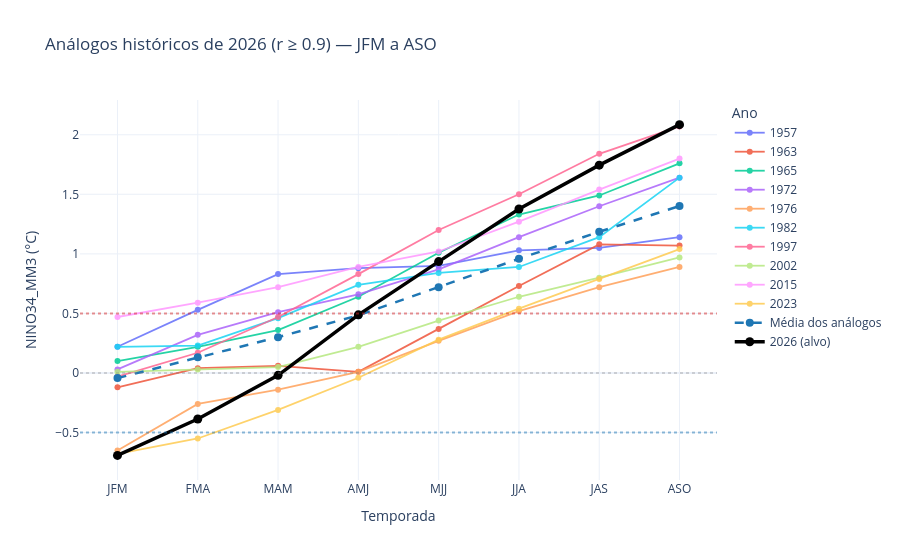

The code cell stored with this chart in its notebook:
### Markdown cell above
<h3>10. Seleção final dos análogos</h3>

Aplicamos filtros para ficar apenas com anos que:
- têm alta correlação com 2026 (**r ≥ 0.90**),
- têm RMSE baixo (**≤ 0.75**),
- têm pouca divergência trimestral (**≤ 5 trimestres**),
- têm amplitude mínima (**≥ 0.60**) — evita anos muito "achatados",
- têm ASO observado suficientemente alto (**≥ 0.79 °C**).

Esses são os análogos que alimentarão a regressão ASO → SON/OND/NDJ.

### Code cell
# ============================================================
# 10. Filtro dos análogos
# ============================================================
LIMIAR_CORR  = 0.900
LIMIAR_RMSE  = 0.750
LIMIAR_TRIM  = 5
LIMIAR_AMPL  = 0.60
LIMIAR_ASO   = 0.79
ultima_seas = ordem_seas[-1]

df_analogos = (
    df_rank[
        (df_rank["Correlacao"]       >= LIMIAR_CORR) &
        (df_rank["RMSE"]             <= LIMIAR_RMSE) &
        (df_rank["trim_divergente"]  <= LIMIAR_TRIM) &
        (df_rank["Amplitude"]        >= LIMIAR_AMPL) &
        (df_rank[ultima_seas]        >= LIMIAR_ASO)
    ]
    .sort_values("RMSE")
    .reset_index(drop=True)
)

print(f"Análogos selecionados: {len(df_analogos)}")
print(df_analogos[["Ano", "RMSE", "Correlacao", "Amplitude", "trim_divergente", ultima_seas]].to_string(index=False))

# ============================================================
# 10.1 Plot: análogos + média + 2026
# ============================================================
mat_med = df_analogos[ordem_seas].values.astype(float)
media_an = mat_med.mean(axis=0)

fig = go.Figure()

for _, row in df_analogos.sort_values("Ano").iterrows():
    seq = [row[t] for t in ordem_seas]
    fig.add_trace(go.Scatter(
        x=ordem_seas, y=seq,
        mode="lines+markers",
        name=f'{int(row["Ano"])}',
        line=dict(width=1.8),
        opacity=0.85,
        hovertemplate=(
            f'<b>{int(row["Ano"])}</b><br>'
            '%{x} = %{y:.3f}<br>'
            f'Correlação: {row["Correlacao"]:.3f}<br>'
            f'RMSE: {row["RMSE"]:.3f}'
            '<extra></extra>'
        ),
    ))

fig.add_trace(go.Scatter(
    x=ordem_seas, y=media_an,
    mode="lines+markers",
    name="Média dos análogos",
    line=dict(width=2.5, color="#1f77b4", dash="dash"),
    marker=dict(size=8, color="#1f77b4"),
))

fig.add_trace(go.Scatter(
    x=ordem_seas, y=y_2026,
    mode="lines+markers",
    name="2026 (alvo)",
    line=dict(width=3.5, color="#000000"),
    marker=dict(size=9, color="#000000"),
))

fig.add_hline(y= 0.5, line_dash="dot", line_color="#d62728", opacity=0.5)
fig.add_hline(y=-0.5, line_dash="dot", line_color="#1f77b4", opacity=0.5)
fig.add_hline(y= 0,   line_dash="dot", line_color="#7f7f7f", opacity=0.3)

fig.update_layout(
    title=f"Análogos históricos de 2026 (r ≥ {LIMIAR_CORR}) — JFM a ASO",
    xaxis_title="Temporada",
    yaxis_title="NINO34_MM3 (°C)",
    template="plotly_white",
    hovermode="closest",
    legend_title="Ano",
)
fig.show()

### Figure 1 — Plotly figure (JSON) as saved in the notebook; plotly's stock layout.template omitted (floating-point values rounded to 4 significant figures)
{"data": [{"hovertemplate": "<b>1957</b><br>%{x} = %{y:.3f}<br>Correlação: 0.910<br>RMSE: 0.711<extra></extra>", "line": {"width": 1.8}, "mode": "lines+markers", "name": "1957", "opacity": 0.85, "type": "scatter", "x": ["JFM", "FMA", "MAM", "AMJ", "MJJ", "JJA", "JAS", "ASO"], "y": [0.22, 0.53, 0.83, 0.88, 0.9, 1.03, 1.05, 1.14]}, {"hovertemplate": "<b>1963</b><br>%{x} = %{y:.3f}<br>Correlação: 0.945<br>RMSE: 0.608<extra></extra>", "line": {"width": 1.8}, "mode": "lines+markers", "name": "1963", "opacity": 0.85, "type": "scatter", "x": ["JFM", "FMA", "MAM", "AMJ", "MJJ", "JJA", "JAS", "ASO"], "y": [-0.12, 0.04, 0.06, 0.01, 0.37, 0.73, 1.08, 1.07]}, {"hovertemplate": "<b>1965</b><br>%{x} = %{y:.3f}<br>Correlação: 0.995<br>RMSE: 0.409<extra></extra>", "line": {"width": 1.8}, "mode": "lines+markers", "name": "1965", "opacity": 0.85, "type": "scatter", "x": ["JFM", "FMA", "MAM", "AMJ", "MJJ", "JJA", "JAS", "ASO"], "y": [0.1, 0.22, 0.36, 0.64, 1.01, 1.33, 1.49, 1.76]}, {"hovertemplate": "<b>1972</b><br>%{x} = %{y:.3f}<br>Correlação: 0.993<br>RMSE: 0.462<extra></extra>", "line": {"width": 1.8}, "mode": "lines+markers", "name": "1972", "opacity": 0.85, "type": "scatter", "x": ["JFM", "FMA", "MAM", "AMJ", "MJJ", "JJA", "JAS", "ASO"], "y": [0.03, 0.32, 0.51, 0.66, 0.87, 1.14, 1.4, 1.64]}, {"hovertemplate": "<b>1976</b><br>%{x} = %{y:.3f}<br>Correlação: 0.991<br>RMSE: 0.700<extra></extra>", "line": {"width": 1.8}, "mode": "lines+markers", "name": "1976", "opacity": 0.85, "type": "scatter", "x": ["JFM", "FMA", "MAM", "AMJ", "MJJ", "JJA", "JAS", "ASO"], "y": [-0.65, -0.26, -0.14, 0.01, 0.27, 0.52, 0.72, 0.89]}, {"hovertemplate": "<b>1982</b><br>%{x} = %{y:.3f}<br>Correlação: 0.962<br>RMSE: 0.538<extra></extra>", "line": {"width": 1.8}, "mode": "lines+markers", "name": "1982", "opacity": 0.85, "type": "scatter", "x": ["JFM", "FMA", "MAM", "AMJ", "MJJ", "JJA", "JAS", "ASO"], "y": [0.22, 0.23, 0.46, 0.74, 0.84, 0.89, 1.14, 1.64]}, {"hovertemplate": "<b>1997</b><br>%{x} = %{y:.3f}<br>Correlação: 1.000<br>RMSE: 0.387<extra></extra>", "line": {"width": 1.8}, "mode": "lines+markers", "name": "1997", "opacity": 0.85, "type": "scatter", "x": ["JFM", "FMA", "MAM", "AMJ", "MJJ", "JJA", "JAS", "ASO"], "y": [-0.03, 0.17, 0.47, 0.83, 1.2, 1.5, 1.84, 2.07]}, {"hovertemplate": "<b>2002</b><br>%{x} = %{y:.3f}<br>Correlação: 0.980<br>RMSE: 0.677<extra></extra>", "line": {"width": 1.8}, "mode": "lines+markers", "name": "2002", "opacity": 0.85, "type": "scatter", "x": ["JFM", "FMA", "MAM", "AMJ", "MJJ", "JJA", "JAS", "ASO"], "y": [0.01, 0.03, 0.05, 0.22, 0.44, 0.64, 0.8, 0.97]}, {"hovertemplate": "<b>2015</b><br>%{x} = %{y:.3f}<br>Correlação: 0.984<br>RMSE: 0.628<extra></extra>", "line": {"width": 1.8}, "mode": "lines+markers", "name": "2015", "opacity": 0.85, "type": "scatter", "x": ["JFM", "FMA", "MAM", "AMJ", "MJJ", "JJA", "JAS", "ASO"], "y": [0.47, 0.59, 0.72, 0.89, 1.02, 1.27, 1.54, 1.8]}, {"hovertemplate": "<b>2023</b><br>%{x} = %{y:.3f}<br>Correlação: 0.999<br>RMSE: 0.664<extra></extra>", "line": {"width": 1.8}, "mode": "lines+markers", "name": "2023", "opacity": 0.85, "type": "scatter", "x": ["JFM", "FMA", "MAM", "AMJ", "MJJ", "JJA", "JAS", "ASO"], "y": [-0.68, -0.55, -0.31, -0.04, 0.28, 0.54, 0.79, 1.04]}, {"line": {"color": "#1f77b4", "dash": "dash", "width": 2.5}, "marker": {"color": "#1f77b4", "size": 8}, "mode": "lines+markers", "name": "Média dos análogos", "type": "scatter", "x": ["JFM", "FMA", "MAM", "AMJ", "MJJ", "JJA", "JAS", "ASO"], "y": [-0.043, 0.132, 0.301, 0.484, 0.72, 0.959, 1.185, 1.402]}, {"line": {"color": "#000000", "width": 3.5}, "marker": {"color": "#000000", "size": 9}, "mode": "lines+markers", "name": "2026 (alvo)", "type": "scatter", "x": ["JFM", "FMA", "MAM", "AMJ", "MJJ", "JJA", "JAS", "ASO"], "y": [-0.6917, -0.3867, -0.02, 0.4883, 0.935, 1.377, 1.745, 2.085]}], "layout": {"hovermode": "closest", "legend": {"title": {"text": "Ano"}}, "shapes": [{"line": {"color": "#d62728", "dash": "dot"}, "opacity": 0.5, "type": "line", "x0": 0, "x1": 1, "xref": "x domain", "y0": 0.5, "y1": 0.5, "yref": "y"}, {"line": {"color": "#1f77b4", "dash": "dot"}, "opacity": 0.5, "type": "line", "x0": 0, "x1": 1, "xref": "x domain", "y0": -0.5, "y1": -0.5, "yref": "y"}, {"line": {"color": "#7f7f7f", "dash": "dot"}, "opacity": 0.3, "type": "line", "x0": 0, "x1": 1, "xref": "x domain", "y0": 0, "y1": 0, "yref": "y"}], "title": {"text": "Análogos históricos de 2026 (r ≥ 0.9) — JFM a ASO"}, "xaxis": {"title": {"text": "Temporada"}}, "yaxis": {"title": {"text": "NINO34_MM3 (°C)"}}}}
